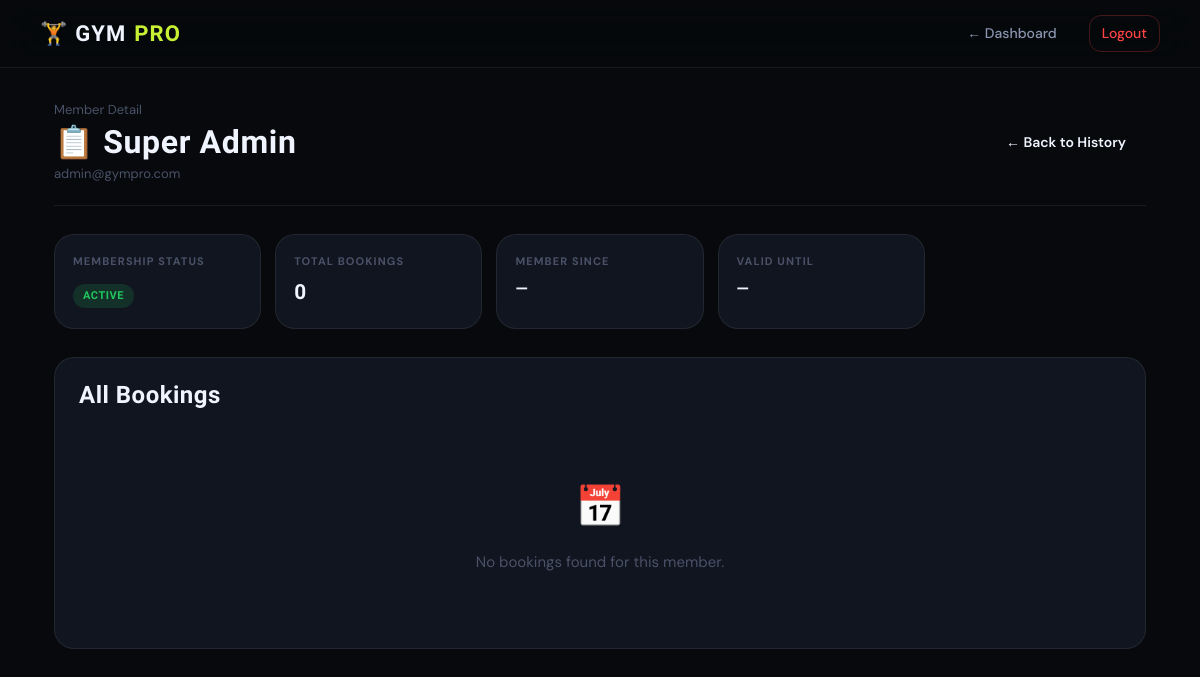
The page /booking_view.php?user_id=1 (signed in) on the database its author committed.
### tables this page shows
CREATE TABLE IF NOT EXISTS `users` (
  `id` int(11) NOT NULL AUTO_INCREMENT,
  `name` varchar(150) NOT NULL,
  `email` varchar(200) NOT NULL,
  `password_hash` varchar(255) NOT NULL,
  `role` enum('admin','trainer','member') NOT NULL DEFAULT 'member',
  `age` int(11) DEFAULT NULL,
  `gender` varchar(20) DEFAULT NULL,
  `phone` varchar(30) DEFAULT NULL,
  `membership_status` enum('active','inactive','expired','pending') DEFAULT 'inactive',
  `membership_start` date DEFAULT NULL,
  `membership_end` date DEFAULT NULL,
  `created_at` datetime NOT NULL DEFAULT current_timestamp(),
  PRIMARY KEY (`id`),
  UNIQUE KEY `idx_users_email` (`email`)
);

### booking_view.php (the view, shortened to what this page needs)
<?php
require 'config.php';
function html($s){ return htmlspecialchars($s ?? '', ENT_QUOTES, 'UTF-8'); }
$user_id = isset($_GET['user_id']) ? (int)$_GET['user_id'] : 0;
$member_name  = 'Unknown';
$member_email = '';
$mem_status   = 'inactive';
$mem_start    = null;
$mem_end      = null;
try {
    $r = $conn->prepare("SELECT name, email, membership_status, membership_start, membership_end FROM users WHERE id = ? LIMIT 1");
    if ($r) {
        $r->bind_param('i', $user_id);
        $r->execute();
        $res = $r->get_result();
        if ($res && $res->num_rows) {
            $u = $res->fetch_assoc();
            $member_name  = $u['name'] ?: ('ID ' . $user_id);
            $member_email = $u['email'] ?? '';
            $mem_status   = strtolower($u['membership_status'] ?? 'inactive');
            $mem_start    = $u['membership_start'];
            $mem_end      = $u['membership_end'];
        }
    }
} catch (Exception $e) {}
$bookings = [];
$ms_badge = $mem_status === 'active' ? 'badge-green' : ($mem_status === 'inactive' ? 'badge-gray' : 'badge-red');
?>
<!DOCTYPE html>
<html lang="en" data-theme="dark">
<head>
  <link rel="stylesheet" href="assets/style.css?v=1.3">
</head>
<body>
<nav class="navbar">
  <div class="navbar-brand">🏋️ GYM<span>PRO</span></div>
  <div class="navbar-links">
    <a href="admin_dashboard.php">← Dashboard</a>
    <a href="logout.php" class="nav-logout">Logout</a>
  </div>
</nav>
<div class="container">
  <div class="page-header">
    <div>
      <div style="font-size:13px;color:var(--text-3);margin-bottom:4px;">Member Detail</div>
      <h2>📋 <?php echo html($member_name); ?></h2>
      <?php if ($member_email): ?>
        <div style="font-size:13px;color:var(--text-3);margin-top:4px;"><?php echo html($member_email); ?></div>
      <?php endif; ?>
    </div>
    <a href="bookings_history.php" class="btn btn-outline">← Back to History</a>
  </div>
  <div class="meta-grid">
    <div class="meta-card">
      <div class="meta-label">Membership Status</div>
      <div class="meta-val"><span class="badge <?php echo $ms_badge; ?>"><?php echo ucfirst($mem_status); ?></span></div>
    </div>
    <div class="meta-card">
      <div class="meta-label">Total Bookings</div>
      <div class="meta-val"><?php echo count($bookings); ?></div>
    </div>
    <div class="meta-card">
      <div class="meta-label">Member Since</div>
      <div class="meta-val" style="font-size:1rem;"><?php echo $mem_start ? date('d M Y', strtotime($mem_start)) : '—'; ?></div>
    </div>
    <div class="meta-card">
      <div class="meta-label">Valid Until</div>
      <div class="meta-val" style="font-size:1rem;"><?php echo $mem_end ? date('d M Y', strtotime($mem_end)) : '—'; ?></div>
    </div>
  </div>
  <div class="card">
    <h3 style="margin-bottom:16px;">All Bookings</h3>
    <?php if (empty($bookings)): ?>
      <div style="text-align:center;padding:50px;">
        <div style="font-size:40px;margin-bottom:12px;">📅</div>
        <p style="color:var(--text-3);">No bookings found for this member.</p>
      </div>
    <?php endif; ?>
  </div>
</div>
</body>
</html>

### assets/style.css (style rules this page uses)
[data-theme="dark"] { --bg: #07090c; --bg-2: #0d1017; --bg-3: #141820; --card: #111520; --card-hover: #181d2a; --border: rgba(255,255,255,0.07); --border-hi: rgba(200,241,53,0.3); --text-1: #f0f4ff; --text-2: #8a95b0; --text-3: #4a5268; --accent: #c8f135; --accent-dim: #a5cc1f; --accent-glow: rgba(200,241,53,0.12); --accent-glow2: rgba(200,241,53,0.06); --nav-bg: rgba(7,9,12,0.82); --btn-dark-text:#07090c; --shadow-xl: 0 32px 80px rgba(0,0,0,0.7); --shadow-card: 0 8px 32px rgba(0,0,0,0.5); --danger: #ff4444; --warning: #f59e0b; --success: #22c55e; --radius: 12px; --radius-lg: 20px; --radius-xl: 28px; }
*, *::before, *::after { box-sizing: border-box; margin: 0; padding: 0; }
html { scroll-behavior: smooth; }
body { font-family: 'DM Sans', sans-serif; background: var(--bg); color: var(--text-1); font-size: 15px; line-height: 1.6; min-height: 100vh; transition: background 0.3s, color 0.3s; }
h1, h2, h3, h4, h5, h6 { font-family: 'Barlow Condensed', sans-serif; font-weight: 700; line-height: 1.1; letter-spacing: 0.02em; color: var(--text-1); }
h2 { font-size: clamp(1.5rem, 3vw, 2.2rem); }
h3 { font-size: 1.5rem; }
p { color: var(--text-2); }
a { color: var(--accent); text-decoration: none; transition: opacity 0.2s; }
.navbar { position: sticky; top: 0; z-index: 100; display: flex; align-items: center; justify-content: space-between; padding: 0 40px; height: 68px; background: var(--nav-bg); border-bottom: 1px solid var(--border); backdrop-filter: blur(20px) saturate(1.4); -webkit-backdrop-filter: blur(20px) saturate(1.4); transition: background 0.3s; }
.navbar-brand { font-family: 'Barlow Condensed', sans-serif; font-size: 22px; font-weight: 800; letter-spacing: 0.05em; color: var(--text-1); display: flex; align-items: center; gap: 8px; }
.navbar-brand span { color: var(--accent); }
.navbar-links { display: flex; align-items: center; gap: 20px; }
.navbar-links a, .navbar-actions a { color: var(--text-2); font-size: 14px; font-weight: 500; padding: 6px 12px; border-radius: var(--radius); transition: all 0.2s; }
.navbar-links .nav-logout, .navbar-actions .nav-logout { color: var(--danger); border: 1px solid rgba(255, 68, 68, 0.25); }
.container { max-width: 1140px; margin: 0 auto; padding: 32px 24px; }
.page-header { display: flex; align-items: center; justify-content: space-between; margin-bottom: 28px; padding-bottom: 20px; border-bottom: 1px solid var(--border); }
.page-header h2 { font-size: 2rem; }
.card { background: var(--card); border: 1px solid var(--border); border-radius: var(--radius-lg); padding: 24px; transition: border-color 0.2s, box-shadow 0.2s; }
.btn, button.btn { display: inline-flex; align-items: center; gap: 6px; padding: 10px 20px; background: var(--accent); color: #0a0a0a; font-family: 'DM Sans', sans-serif; font-size: 14px; font-weight: 600; border: none; border-radius: var(--radius); cursor: pointer; text-decoration: none; transition: all 0.2s; white-space: nowrap; }
.btn-outline { background: transparent; color: var(--text-1); border: 1px solid var(--border-2); }
.badge { display: inline-block; padding: 3px 10px; border-radius: 999px; font-size: 11px; font-weight: 700; letter-spacing: 0.05em; text-transform: uppercase; }
.badge-green { background: rgba(34, 197, 94, 0.15); color: #22c55e; }

### booking_view.php (style rules this page uses)
.meta-grid { display:grid; grid-template-columns:repeat(auto-fill,minmax(180px,1fr)); gap:14px; margin-bottom:28px; }
.meta-card { background:var(--card); border:1px solid var(--border); border-radius:var(--radius-lg); padding:18px; }
.meta-label { font-size:11px; font-weight:700; letter-spacing:.1em; text-transform:uppercase; color:var(--text-3); margin-bottom:6px; }
.meta-val { font-family:'Barlow Condensed',sans-serif; font-size:1.3rem; font-weight:700; color:var(--text-1); }

### rows shown on the page
users: name "Super Admin", email "admin@gympro.com", membership_status "ACTIVE"

### other values the page prints
count($bookings) "0"
